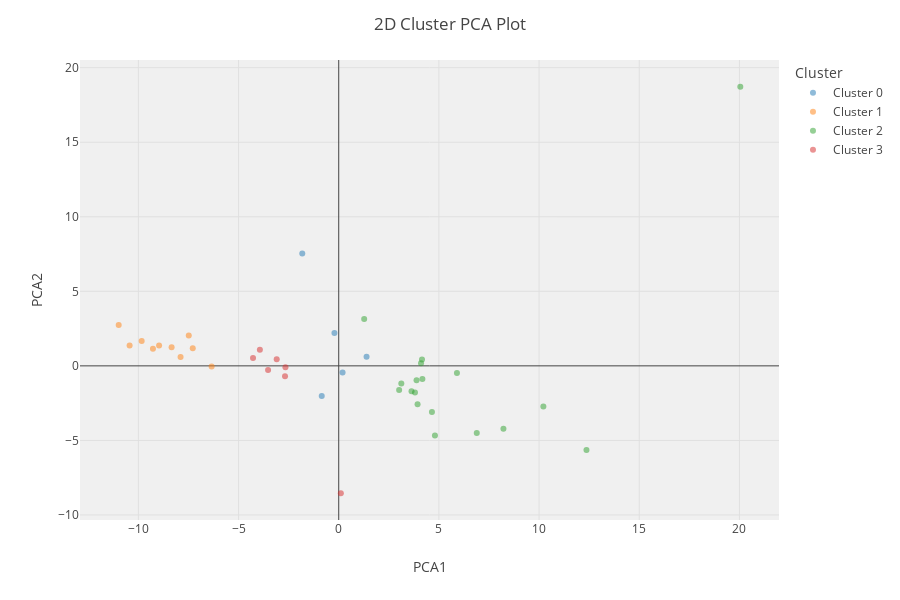

Notebook code cell kept with this figure:
### Code cell
# plot pca cluster plot
plot_model(kmeans, plot = 'cluster')

### Figure 1 — Plotly figure (JSON) as saved in the notebook; plotly's stock layout.template omitted (floating-point values rounded to 4 significant figures)
{"data": [{"customdata": [["Mongolia"], ["Fiji"], ["Nepal"], ["Maldives"], ["Papua New Guinea"]], "hovertemplate": "Cluster=Cluster 0<br>PCA1=%{x}<br>PCA2=%{y}<br>Feature=%{customdata[0]}<extra></extra>", "legendgroup": "Cluster 0", "marker": {"color": "#1F77B4", "opacity": 0.5, "symbol": "circle"}, "mode": "markers", "name": "Cluster 0", "orientation": "v", "showlegend": true, "textposition": "top center", "type": "scatter", "x": [-1.819, 0.192, 1.389, -0.2139, -0.8475], "xaxis": "x", "y": [7.531, -0.4516, 0.6046, 2.201, -2.023], "yaxis": "y"}, {"customdata": [["Philippines"], ["Cambodia"], ["Vietnam"], ["Bhutan"], ["India"], ["Bangladesh"], ["South Asia"], ["China, P.R.: Mainland"], ["Lao People's Democratic Republic"], ["Myanmar"]], "hovertemplate": "Cluster=Cluster 1<br>PCA1=%{x}<br>PCA2=%{y}<br>Feature=%{customdata[0]}<extra></extra>", "legendgroup": "Cluster 1", "marker": {"color": "#FF7F0E", "opacity": 0.5, "symbol": "circle"}, "mode": "markers", "name": "Cluster 1", "orientation": "v", "showlegend": true, "textposition": "top center", "type": "scatter", "x": [-7.484, -8.341, -6.344, -8.965, -10.44, -7.893, -9.272, -7.285, -9.835, -10.98], "xaxis": "x", "y": [2.035, 1.241, -0.04877, 1.359, 1.362, 0.5934, 1.147, 1.184, 1.668, 2.736], "yaxis": "y"}, {"customdata": [["Taiwan Province of China"], ["Korea, Republic of"], ["China, P.R.: Hong Kong"], ["New Zealand"], ["Brunei Darussalam"], ["Japan"], ["China, P.R.: Macao"], ["Australia"], ["Vanuatu"], ["Tuvalu"], ["Tonga"], ["Solomon Islands"], ["Samoa"], ["Marshall Islands, Republic of"], ["Micronesia, Federated States of"], ["Kiribati"], ["Thailand"], ["Singapore"]], "hovertemplate": "Cluster=Cluster 2<br>PCA1=%{x}<br>PCA2=%{y}<br>Feature=%{customdata[0]}<extra></extra>", "legendgroup": "Cluster 2", "marker": {"color": "#2CA02C", "opacity": 0.5, "symbol": "circle"}, "mode": "markers", "name": "Cluster 2", "orientation": "v", "showlegend": true, "textposition": "top center", "type": "scatter", "x": [5.901, 3.124, 4.177, 3.935, 1.27, 10.21, 20.04, 3.806, 4.157, 4.653, 4.802, 3.016, 6.891, 8.221, 12.37, 3.884, 3.634, 4.107], "xaxis": "x", "y": [-0.4708, -1.178, -0.8745, -2.567, 3.141, -2.732, 18.72, -1.785, 0.4219, -3.094, -4.675, -1.621, -4.507, -4.221, -5.649, -0.963, -1.706, 0.1751], "yaxis": "y"}, {"customdata": [["Malaysia"], ["Palau"], ["ASEAN"], ["Timor-Leste, Dem. Rep. of"], ["Indonesia"], ["Sri Lanka"], ["Asia"]], "hovertemplate": "Cluster=Cluster 3<br>PCA1=%{x}<br>PCA2=%{y}<br>Feature=%{customdata[0]}<extra></extra>", "legendgroup": "Cluster 3", "marker": {"color": "#D62728", "opacity": 0.5, "symbol": "circle"}, "mode": "markers", "name": "Cluster 3", "orientation": "v", "showlegend": true, "textposition": "top center", "type": "scatter", "x": [-2.658, 0.1058, -3.095, -3.525, -3.935, -2.679, -4.277], "xaxis": "x", "y": [-0.0987, -8.544, 0.4499, -0.2841, 1.086, -0.6978, 0.5352], "yaxis": "y"}], "layout": {"height": 600, "legend": {"title": {"text": "Cluster"}, "tracegroupgap": 0}, "margin": {"t": 60}, "plot_bgcolor": "rgb(240,240,240)", "title": {"text": "2D Cluster PCA Plot"}, "xaxis": {"anchor": "y", "domain": [0, 1], "title": {"text": "PCA1"}}, "yaxis": {"anchor": "x", "domain": [0, 1], "title": {"text": "PCA2"}}}}
